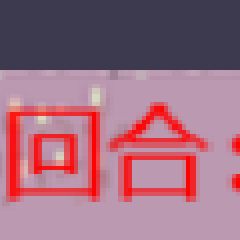
#> input picture templates/tianyuan/round.png, 120 x 120 px (shown 2 times larger)
$ python _test_tpl.py
#> lines starting #> are read from the running program, lines starting #| are printed output that depends on the picture
"""临时: 让天音进一场战斗, 实测 templates/tianyuan 三个模板的匹配度"""
import time, os, subprocess, numpy as np, cv2
from PIL import Image

BASE = os.path.dirname(os.path.abspath(__file__))
ADB = r"D:\Setup_and_Downloads\Setup\MuMuPlayer\nx_main\adb.exe"
SERIAL = "127.0.0.1:16384"
TPL = os.path.join(BASE, "templates", "tianyuan")
TMP = os.path.join(BASE, "logs", "_tpl_test.png")

def tap(x, y):
    subprocess.run([ADB, "-s", SERIAL, "shell", "input", "tap", str(int(x)), str(int(y))],
                   capture_output=True, timeout=5)

def shot():
    with open(TMP, "wb") as f:
        subprocess.run([ADB, "-s", SERIAL, "exec-out", "screencap", "-p"],
                       stdout=f, stderr=subprocess.DEVNULL, timeout=8)
    return np.array(Image.open(TMP).convert("RGB"))

round_t = cv2.imread(os.path.join(TPL, "round.png"))
#> round_t is the input picture: shape (120, 120, 3); mean B, G, R 128.5, 109.2, 157.4
manual_t = cv2.imread(os.path.join(TPL, "manual.png"))
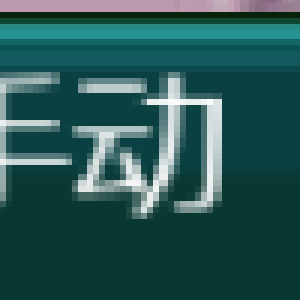
#> input picture templates/tianyuan/manual.png, 100 x 100 px (shown 3 times larger)
#> manual_t is the input picture: shape (100, 100, 3); mean B, G, R 85.4, 87.4, 41.1
auto_t = cv2.imread(os.path.join(TPL, "auto.png"))
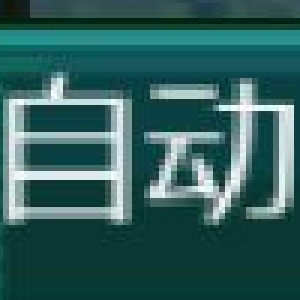
#> input picture templates/tianyuan/auto.png, 100 x 100 px (shown 3 times larger)
#> auto_t is the input picture: shape (100, 100, 3); mean B, G, R 93, 95.6, 49.5

def best(arr, tpl, cx, cy, spread):
    h, w = arr.shape[:2]
    y1, y2 = max(0, cy - spread), min(h, cy + spread)
    x1, x2 = max(0, cx - spread), min(w, cx + spread)
    if y2 - y1 < tpl.shape[0] or x2 - x1 < tpl.shape[1]:
        return 0.0
    roi = cv2.cvtColor(arr[y1:y2, x1:x2, :], cv2.COLOR_RGB2BGR)
    res = cv2.matchTemplate(roi, tpl, cv2.TM_CCOEFF_NORMED)
    _, mx, _, _ = cv2.minMaxLoc(res)
    return mx

print("键0 开自动遇怪", flush=True)
tap(950, 1590)
time.sleep(0.5)

entered = False
for i in range(40):
    arr = shot()
#> (the run stopped early here; a loop or call above may not have finished)
